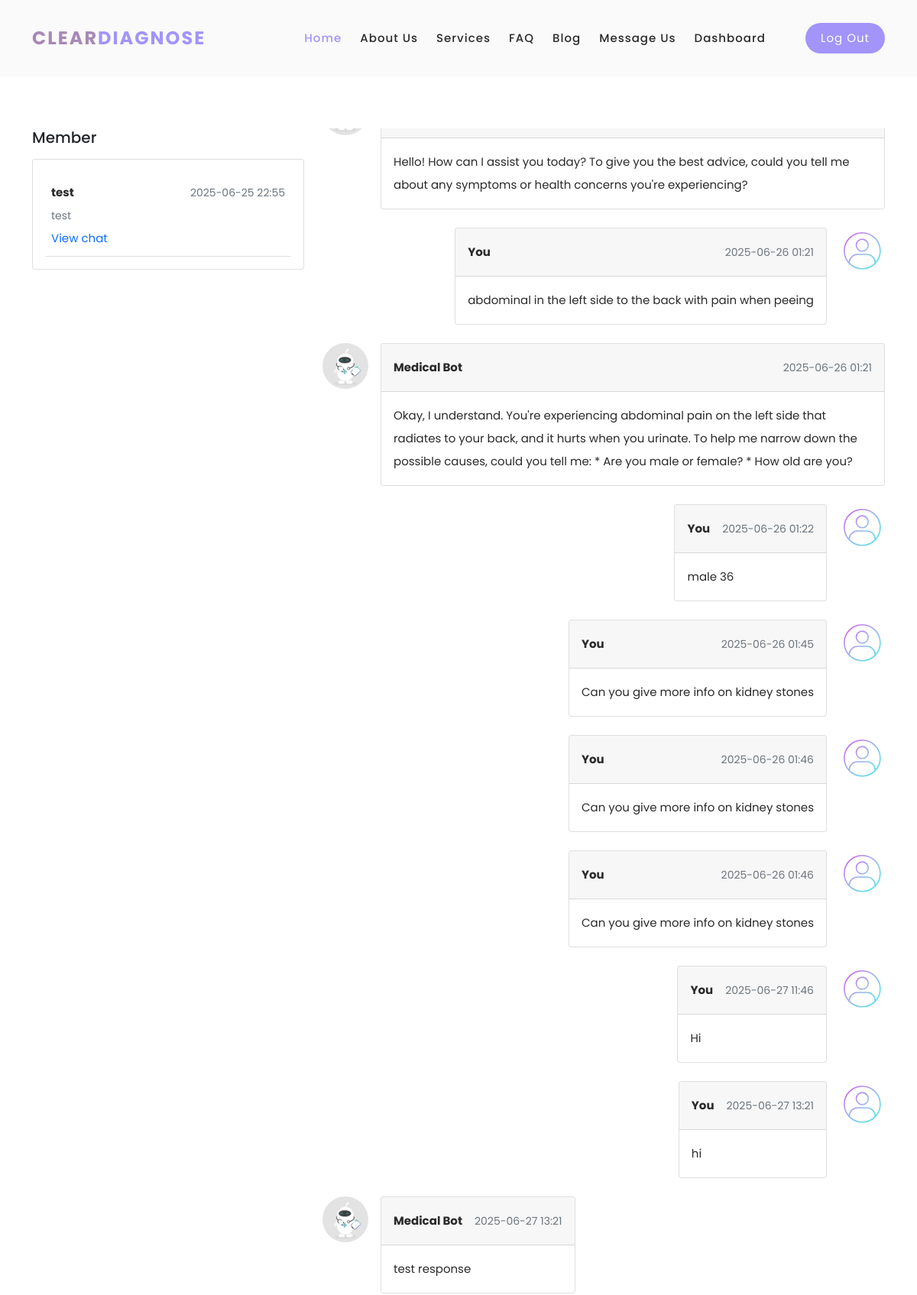
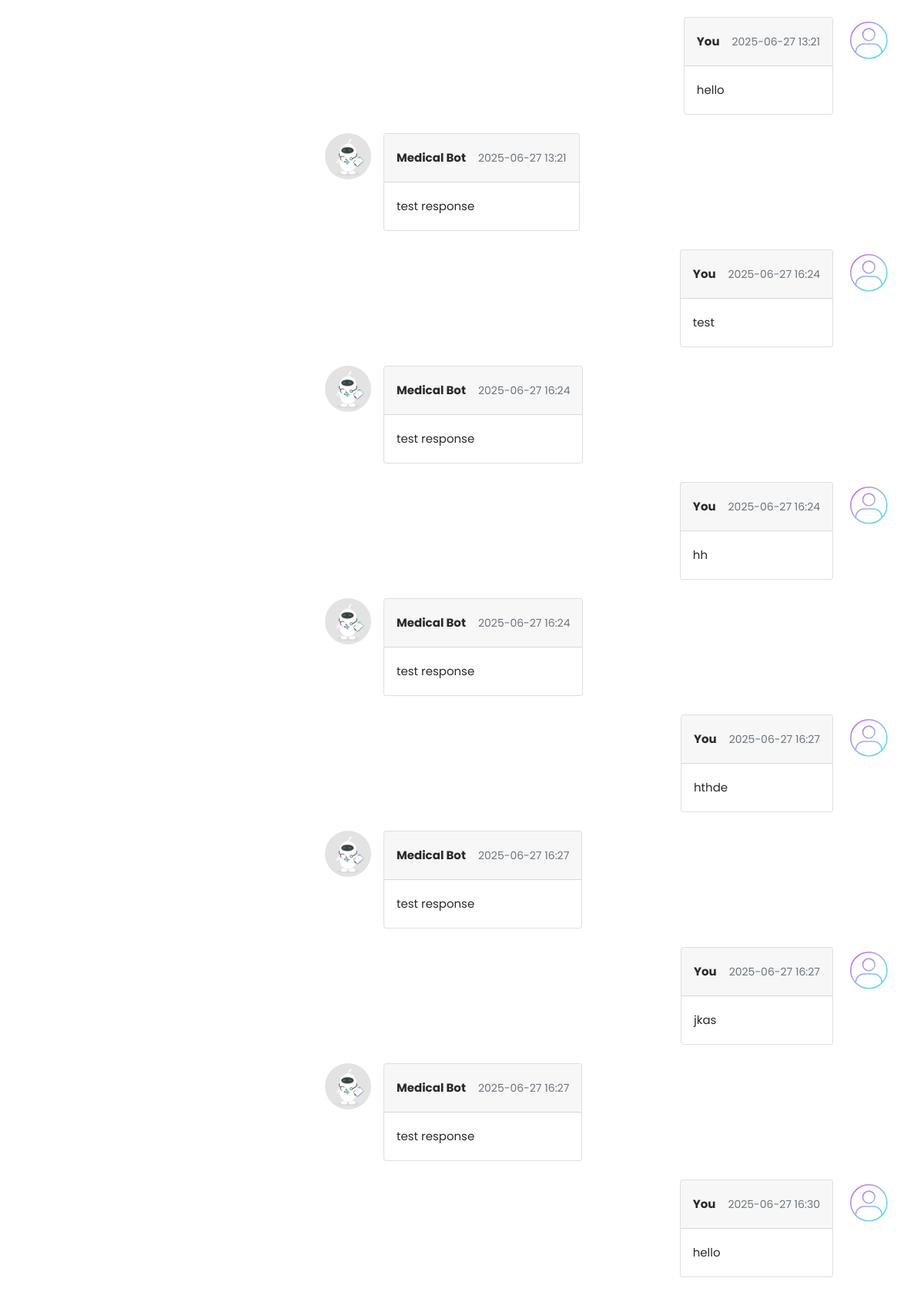
The page /chat/1 (signed in, upper part) on the database its author committed (2 pictures, top to bottom).
### models.py (models this page shows, shortened)
class Conversation(db.Model):
    id = db.Column(db.Integer, primary_key=True)
    user_id = db.Column(db.Integer, db.ForeignKey('users.id'), nullable=False)
    role = db.Column(db.String(50), default='User')  # 'User' or 'Doctor'
    subject = db.Column(db.String(255), nullable=False)
    messages = db.relationship('Message', backref='conversation', lazy=True, order_by="Message.timestamp")
    timestamp = db.Column(db.DateTime, default=datetime.utcnow)
    user = db.relationship('User', backref='conversations')

class Message(db.Model):
    id = db.Column(db.Integer, primary_key=True)
    conversation_id = db.Column(db.Integer, db.ForeignKey('conversation.id'), nullable=False)
    sender_id = db.Column(db.Integer, db.ForeignKey('users.id'), nullable=False)
    role = db.Column(db.String(50), default='User')  # 'User' or 'Doctor' or 'Assistant'
    content = db.Column(db.Text, nullable=False)
    timestamp = db.Column(db.DateTime, default=datetime.utcnow)
    sender = db.relationship('User')

### app.py (the view, shortened to what this page needs)
@app.route('/chat/<int:conversation_id>', methods=['GET', 'POST'])
@login_required
def chat(conversation_id):
    convo = Conversation.query.filter_by(id=conversation_id, user_id=current_user.id).first_or_404()
    conversations = Conversation.query.filter_by(user_id=current_user.id).order_by(Conversation.timestamp.desc()).all()
    return render_template('chat.html', conversation=convo, conversations=conversations)

### app.py (called while the page is built)
@login_manager.user_loader
def load_user(user_id):
    return UserLogin.query.get(int(user_id))

@app.before_request
def create_tables():
    db.create_all()

### templates/chat.html (shortened to what this page needs)
{%extends "base.html" %}
{% block content %}
<section>
  <div class="container py-5">
    <div class="row">
      <div class="col-md-6 col-lg-5 col-xl-4 mb-4 mb-md-0">
        <h5 class="font-weight-bold mb-3 text-center text-lg-start">Member</h5>
        <div class="card">
          <div class="card-body">
          {% if conversations %}
            <ul class="list-unstyled mb-0">
            {% for conversation in conversations %}
              <li class="p-2 border-bottom">
                <a href="#!" class="d-flex justify-content-between">
                  <div class="d-flex flex-row">
                    <div class="pt-1">
                      <p class="fw-bold mb-0">{{ conversation.subject }}</p>
                      <p class="small text-muted">{{ conversation.subject[:120] }}{% if conversation.subject|length > 120 %}...{% endif %}</p>
                    </div>
                  </div>
                  <div class="pt-1">
                    <p class="small text-muted mb-1">{{ conversation.timestamp.strftime('%Y-%m-%d %H:%M') }}</p>
                  </div>
                </a>
               <p>
                        <a href="{{ url_for('chat', conversation_id=conversation.id) }}">
                        View chat
                        </a>
                      </p>
              </li>
              {% endfor %}
            </ul>
          {% else %}
            <p class="text-muted">No conversation history yet.</p>
          {% endif %}
          </div>
        </div>
      </div>
      <div class="col-md-6 col-lg-7 col-xl-8 overflow-auto"  style='height: 65vh;' id="chat-box">
        <ul class="list-unstyled">
          {% for msg in conversation.messages %}
            {% if msg.sender_id == current_user.id %}
              <li class="d-flex flex-row-reverse mb-4">
                <img src="{{ url_for('static', filename='images/avatar.svg') }}" alt="avatar"
                    class="rounded-circle d-flex align-self-start ms-3 shadow-1-strong" style="width:60px">
                <div class="card">
                  <div class="card-header d-flex justify-content-between p-3">
                    <p class="fw-bold mb-0">You</p>
                    <p class="text-muted small mb-0 ms-3"> {{ msg.timestamp.strftime('%Y-%m-%d %H:%M') }}</p>
                  </div>
                  <div class="card-body">
                    <p class="mb-0">
                      {{ msg.content }}
                    </p>
                  </div>
                </div>
              </li>
            {% else %}
              <li class="d-flex mb-4">
                <img src="{{ url_for('static', filename='images/mbotavatar.webp') }}" alt="avatar"
                  class="rounded-circle d-flex align-self-start me-3 shadow-1-strong" style="max-width:60px">
                <div class="card">
                  <div class="card-header d-flex justify-content-between p-3">
                    <p class="fw-bold mb-0">
                          Medical Bot
                    </p>
                    <p class="text-muted small mb-0 ms-3"> {{ msg.timestamp.strftime('%Y-%m-%d %H:%M') }}</p>
                  </div>
                  <div class="card-body">
                    <p class="mb-0">
                      {{ msg.content }}
                    </p>
                  </div>
              </div>
              </li>
            {% endif %}
          {% endfor %}
        </ul>
      </div>
    </div>
  </div>
</section>
{% endblock %}

### templates/base.html (shortened to what this page needs)
<!DOCTYPE html>
<html lang="en">
<head>
    <link rel="stylesheet" href="{{ url_for('static', filename='vendor/bootstrap/css/bootstrap.min.css') }}">
    <link rel="stylesheet" href="{{ url_for('static', filename='vendor/bootstrap/css/bootstrap-icons.css') }}">
    <link href="https://cdn.jsdelivr.net/npm/bootstrap-icons@1.10.5/font/bootstrap-icons.css" rel="stylesheet">
    <link rel="stylesheet" href="{{ url_for('static', filename='css/fontawesome.css') }}">
    <link rel="stylesheet" href="{{ url_for('static', filename='css/templatemo-space-dynamic.css') }}">
    <link rel="stylesheet" href="{{ url_for('static', filename='css/animated.css') }}">
    <link rel="stylesheet" href="{{ url_for('static', filename='css/owl.css') }}">
    <link rel="stylesheet" href="{{ url_for('static', filename='css/base.css') }}">
</head>
<body>
  {% include "navbar.html" %}
  <div class="content" >
    {% block content %}{% endblock %}
  </div>
</body>
</html>

### templates/navbar.html (shortened to what this page needs)
  <header class="header-area header-sticky wow slideInDown" data-wow-duration="0.75s" data-wow-delay="0s">
    <div class="container">
      <div class="row">
        <div class="col-12">
          <nav class="main-nav">
            <a href="{{ url_for('home') }}" class="logo">
              <h4>Clear<span>Diagnose</span></h4>
            </a>
            <ul class="nav">
              <li class="scroll-to-section"><a href="{{ url_for('home') }}" class="active">Home</a></li>
              <li class="scroll-to-section"><a href="#about">About Us</a></li>
              <li class="scroll-to-section"><a href="#services">Services</a></li>
              <li class="scroll-to-section"><a href="#FAQ">FAQ</a></li>
              <li class="scroll-to-section"><a href="#blog">Blog</a></li>
              <li class="scroll-to-section"><a href="#contact">Message Us</a></li>
               {% if current_user.is_authenticated %}
              <li class="scroll-to-section"><a href="{{url_for('dashboard')}}">Dashboard</a></li>
                {% endif %}
              <li class="scroll-to-section">
                <div class="main-red-button">
                  {% if current_user.is_authenticated %}
                    <a href="{{ url_for('logout') }}">log out</a>
                  {% else %}
                    <a href="{{ url_for('login') }}">log in</a>
                  {% endif %}
                </div>
              </li>
            </ul>
          </nav>
        </div>
      </div>
    </div>
  </header>

### static/css/templatemo-space-dynamic.css (style rules this page uses)
html, body, div, span, applet, object, iframe, h1, h2, h3, h4, h5, h6, p, blockquote, div pre, a, abbr, acronym, address, big, cite, code, del, dfn, em, font, img, ins, kbd, q, s, samp, small, strike, strong, sub, sup, tt, var, b, u, i, center, dl, dt, dd, ol, ul, li, figure, header, nav, section, article, aside, footer, figcaption { margin: 0; padding: 0; border: 0; outline: 0; }
ul, li { padding: 0; margin: 0; list-style: none; }
header, nav, section, article, aside, footer, hgroup { display: block; }
* { box-sizing: border-box; }
html, body { font-family: 'Poppins', sans-serif; font-weight: 400; background-color: #fff; -ms-text-size-adjust: 100%; -webkit-font-smoothing: antialiased; -moz-osx-font-smoothing: grayscale; }
a { text-decoration: none !important; }
h1, h2, h3, h4, h5, h6 { margin-top: 0px; margin-bottom: 0px; }
ul { margin-bottom: 0px; }
p { font-size: 15px; line-height: 30px; color: #2a2a2a; }
img { width: 100%; overflow: hidden; }
html, body { background: #fff; font-family: 'Poppins', sans-serif; }
.main-red-button a { display: inline-block; background-color: #A294F9; font-size: 15px; font-weight: 400; color: #fff; text-transform: capitalize; padding: 12px 25px; border-radius: 23px; letter-spacing: 0.25px; }
.header-area { background-color: #fafafa; position: absolute; top: 0px; left: 0px; right: 0px; z-index: 100; height: 100px; -webkit-transition: all .5s ease 0s; -moz-transition: all .5s ease 0s; -o-transition: all .5s ease 0s; transition: all .5s ease 0s; }
.header-area .main-nav { min-height: 80px; background: transparent; }
.header-area .main-nav .logo { line-height: 100px; color: #fff; font-size: 24px; font-weight: 700; text-transform: uppercase; letter-spacing: 2px; float: left; -webkit-transition: all 0.3s ease 0s; -moz-transition: all 0.3s ease 0s; -o-transition: all 0.3s ease 0s; transition: all 0.3s ease 0s; }
.header-area .main-nav .logo h4 { font-size: 24px; font-weight: 700; text-transform: uppercase; color: #A888B5; line-height: 100px; float: left; -webkit-transition: all 0.3s ease 0s; -moz-transition: all 0.3s ease 0s; -o-transition: all 0.3s ease 0s; transition: all 0.3s ease 0s; }
.logo h4 span { color: #A294F9; }
.header-area .main-nav .nav { float: right; margin-top: 30px; margin-right: 0px; background-color: transparent; -webkit-transition: all 0.3s ease 0s; -moz-transition: all 0.3s ease 0s; -o-transition: all 0.3s ease 0s; transition: all 0.3s ease 0s; position: relative; z-index: 999; }
.header-area .main-nav .nav li { padding-left: 20px; padding-right: 20px; }
.header-area .main-nav .nav li:last-child { padding-right: 0px; padding-left: 40px; }
.header-area .main-nav .nav li:last-child a , .background-header .main-nav .nav li:last-child a { color: #fff !important; padding: 0px 20px; font-weight: 400; }
.header-area .main-nav .nav li a { display: block; font-weight: 500; font-size: 15px; color: #2a2a2a; text-transform: capitalize; -webkit-transition: all 0.3s ease 0s; -moz-transition: all 0.3s ease 0s; -o-transition: all 0.3s ease 0s; transition: all 0.3s ease 0s; height: 40px; line-height: 40px; border: transparent; letter-spacing: 1px; }
.header-area .main-nav .nav li a { color: #2a2a2a; }
.header-area .main-nav .nav li:hover a, .header-area .main-nav .nav li a.active { color: #A294F9!important; }
.header-area.header-sticky { min-height: 80px; }
.header-area .nav { margin-top: 30px; }
.header-area.header-sticky .nav li a.active { color: #A888B5; }
@media (max-width: 1200px) { .header-area .main-nav .nav li { padding-left: 12px; padding-right: 12px; } }
@media (max-width: 1200px) { .header-area .main-nav:before { display: none; } }
@media (min-width: 767px) { .header-area .main-nav .nav { display: flex !important; } }

### static/css/base.css (style rules this page uses)
.content { padding-top: 120px; }

### rows shown on the page
Conversation: subject "test", timestamp "2025-06-25 22:55"
Message: content "Hello! How can I assist you today? To give you the best advice, could you tell me about any symptoms or health concerns you're experiencing?"
Message: timestamp "2025-06-26 01:21", content "abdominal in the left side to the back with pain when peeing"
Message: timestamp "2025-06-26 01:21", content "Okay, I understand. You're experiencing abdominal pain on the left side that radiates to your back, and it hurts when you urinate. To help me narrow down the possible causes, could you tell me: * Are you male or female? * How old are you?"
Message: timestamp "2025-06-26 01:22", content "male 36"
Message: timestamp "2025-06-26 01:45", content "Can you give more info on kidney stones"
Message: timestamp "2025-06-26 01:46", content "Can you give more info on kidney stones"
Message: timestamp "2025-06-26 01:46", content "Can you give more info on kidney stones"
Message: timestamp "2025-06-27 11:46", content "Hi"
Message: timestamp "2025-06-27 13:21", content "hi"
Message: timestamp "2025-06-27 13:21", content "test response"
Message: timestamp "2025-06-27 13:21", content "hello"
Message: timestamp "2025-06-27 13:21", content "test response"
Message: timestamp "2025-06-27 16:24", content "test"
Message: timestamp "2025-06-27 16:24", content "test response"
Message: timestamp "2025-06-27 16:24", content "hh"
Message: timestamp "2025-06-27 16:24", content "test response"
Message: timestamp "2025-06-27 16:27", content "hthde"
Message: timestamp "2025-06-27 16:27", content "test response"
Message: timestamp "2025-06-27 16:27", content "jkas"
Message: timestamp "2025-06-27 16:27", content "test response"
Message: timestamp "2025-06-27 16:30", content "hello"
